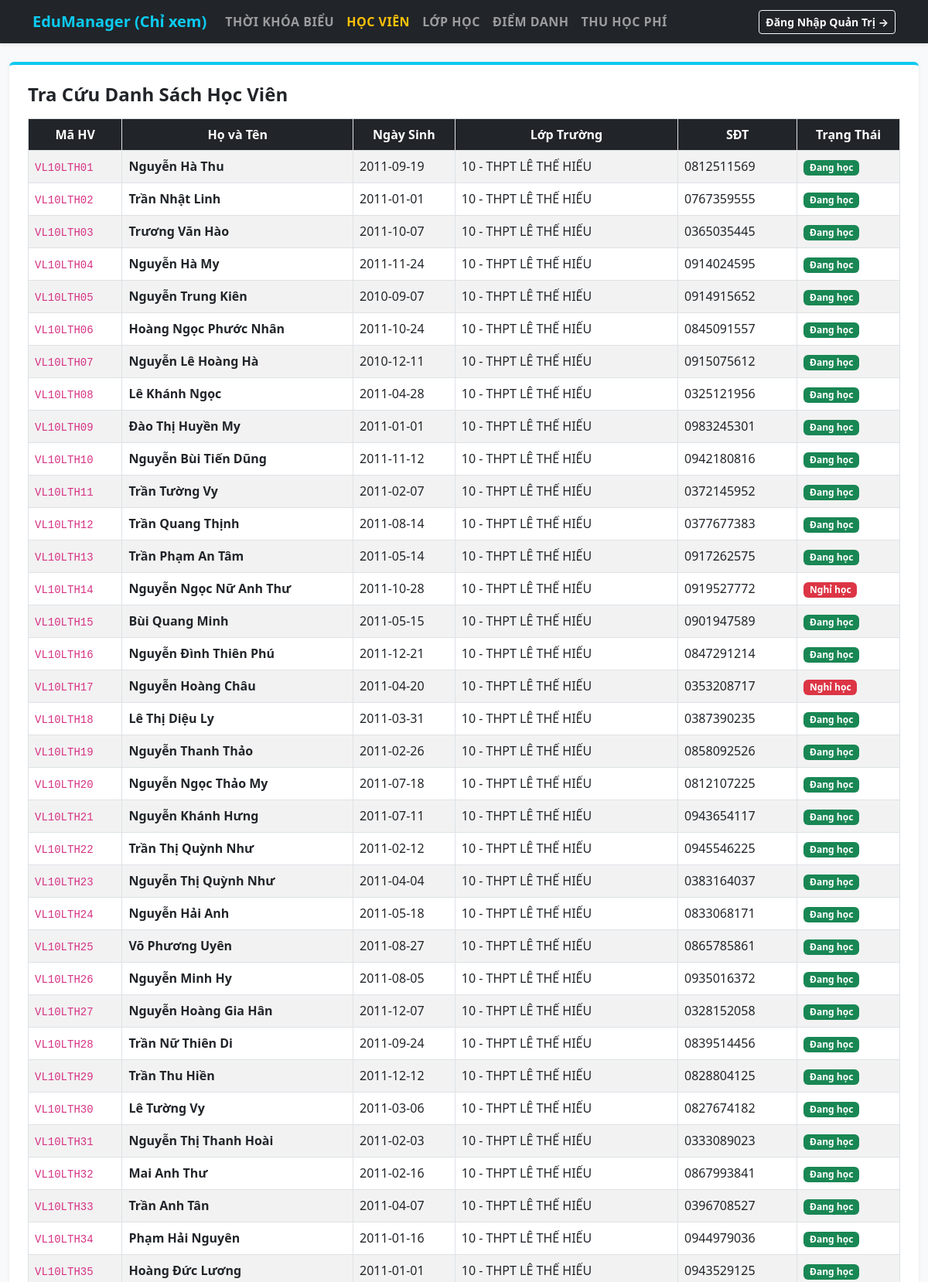
The app's page /?page=hocvien (upper part) with its own data.
### tables this page shows
CREATE TABLE hoc_vien (
                id INTEGER PRIMARY KEY AUTOINCREMENT,
                ma_hv TEXT UNIQUE,
                ho_ten TEXT,
                ngay_sinh TEXT,
                lop_truong TEXT,
                so_dien_thoai TEXT,
                ngay_bat_dau TEXT,
                trang_thai TEXT DEFAULT 'Đang học'
            );

### app.py (the view)
@app.route('/')
def index():
    page = request.args.get('page', 'tkb')
    conn = get_db()
    cursor = conn.cursor()
    all_classes = [dict(row) for row in cursor.execute("SELECT * FROM lop_hoc ORDER BY id DESC").fetchall()]
    cai_dat_ca_hoc = [dict(row) for row in cursor.execute("SELECT * FROM cai_dat_ca_hoc ORDER BY ca_id ASC").fetchall()]
    tkb_data = {}
    for row in cursor.execute("SELECT thu, ca_id, noi_dung FROM thoi_khoa_bieu").fetchall():
        tkb_data[(row['thu'], row['ca_id'])] = row['noi_dung'] or ''
    students = [dict(row) for row in cursor.execute("SELECT * FROM hoc_vien ORDER BY ma_hv ASC").fetchall()]
    class_students_map = {}
    for c in all_classes:
        ml = c['ma_lop']
        cur_hs = cursor.execute("""
            SELECT hv.* FROM hoc_vien hv
            JOIN hoc_vien_lop hvl ON hv.ma_hv = hvl.ma_hv
            WHERE hvl.ma_lop = ?
            ORDER BY hv.ma_hv ASC
        """, (ml,)).fetchall()
        class_students_map[ml] = [dict(h) for h in cur_hs]
    sel_lop = request.args.get('filter_lop', (all_classes[0]['ma_lop'] if all_classes else ''))
    f_thang_input = request.args.get('filter_thang', datetime.now().strftime('%Y-%m'))
    try:
        dt_thang = datetime.strptime(f_thang_input, '%Y-%m')
        sel_thang = dt_thang.strftime('%m/%Y')
    except ValueError:
        sel_thang = datetime.now().strftime('%m/%Y')
    dd_students = []
    saved_dates = {f'ngay_{i}': '--/--' for i in range(1, 9)}
    attendance_map = {}
    if sel_lop:
        cur_dd_st = cursor.execute("""
            SELECT hv.* FROM hoc_vien hv
            JOIN hoc_vien_lop hvl ON hv.ma_hv = hvl.ma_hv
            WHERE hvl.ma_lop = ? AND hv.trang_thai = 'Đang học'
            ORDER BY hv.ma_hv ASC
        """, (sel_lop,)).fetchall()
        dd_students = [dict(r) for r in cur_dd_st]
        row_ngay = cursor.execute("SELECT * FROM ngay_hoc WHERE ma_lop = ? AND thang = ?", (sel_lop, sel_thang)).fetchone()
        if row_ngay:
            saved_dates = dict(row_ngay)
        for shv in dd_students:
            r_dd = cursor.execute("SELECT trang_thai FROM diem_danh WHERE ma_hv = ? AND ma_lop = ? AND ngay_diem_danh = ?", (shv['ma_hv'], sel_lop, sel_thang)).fetchone()
            if r_dd and r_dd['trang_thai']:
                attendance_map[shv['ma_hv']] = r_dd['trang_thai'].split(',')
            else:
                attendance_map[shv['ma_hv']] = ['', '', '', '', '', '', '', '']
    fee_lop = request.args.get('fee_lop', (all_classes[0]['ma_lop'] if all_classes else ''))
    fee_thang_input = request.args.get('fee_thang', datetime.now().strftime('%Y-%m'))
    try:
        dt_f = datetime.strptime(fee_thang_input, '%Y-%m')
        fee_thang = dt_f.strftime('%m/%Y')
    except ValueError:
        fee_thang = datetime.now().strftime('%m/%Y')
    records = []
    if fee_lop:
        cur_rec = cursor.execute("""
            SELECT hv.ma_hv, hv.ho_ten,
                   IFNULL(thp.hoc_phi_phai_dong, lh.hoc_phi) as hoc_phi_phai_dong,
                   IFNULL(thp.da_dong, 0) as da_dong,
                   thp.hinh_thuc
            FROM hoc_vien hv
            JOIN hoc_vien_lop hvl ON hv.ma_hv = hvl.ma_hv
            JOIN lop_hoc lh ON hvl.ma_lop = lh.ma_lop
            LEFT JOIN thu_hoc_phi thp ON hv.ma_hv = thp.ma_hv AND thp.ma_lop = ? AND thp.thang_thu = ?
            WHERE hvl.ma_lop = ? AND hv.trang_thai = 'Đang học'
            ORDER BY hv.ma_hv ASC
        """, (fee_lop, fee_thang, fee_lop)).fetchall()
        records = [dict(r) for r in cur_rec]
    conn.close()
    return render_template(
        'index.html',
        page=page,
        all_classes=all_classes,
        cai_dat_ca_hoc=cai_dat_ca_hoc,
        thu_trong_tuan=THU_TRONG_TUAN,
        tkb_data=tkb_data,
        students=students,
        class_students_map=class_students_map,
        sel_lop=sel_lop,
        f_thang_input=f_thang_input,
        sel_thang=sel_thang,
        saved_dates=saved_dates,
        attendance_map=attendance_map,
        fee_lop=fee_lop,
        fee_thang_input=fee_thang_input,
        records=records
    )

### database.py (called while the page is built)
def get_db():
    conn = sqlite3.connect(DB_PATH)
    conn.row_factory = sqlite3.Row
    return conn

### templates/index.html (shortened to what this page needs)
<!DOCTYPE html>
<html lang="vi">
<head>
    <link href="https://cdn.jsdelivr.net/npm/bootstrap@5.3.0/dist/css/bootstrap.min.css" rel="stylesheet">
</head>
<body class="bg-light">
    <nav class="navbar navbar-expand-lg navbar-dark bg-dark shadow-sm">
        <div class="container">
            <a class="navbar-brand text-info fw-bold" href="{{ url_for('index') }}">EduManager (Chỉ xem)</a>
            <div class="collapse navbar-collapse" id="navMenu">
                <ul class="navbar-nav me-auto">
                    <li class="nav-item"><a class="nav-link {% if page=='tkb' %}active text-warning{% endif %}" href="{{ url_for('index', page='tkb') }}">Thời Khóa Biểu</a></li>
                    <li class="nav-item"><a class="nav-link {% if page=='hocvien' %}active text-warning{% endif %}" href="{{ url_for('index', page='hocvien') }}">Học Viên</a></li>
                    <li class="nav-item"><a class="nav-link {% if page=='lophoc' %}active text-warning{% endif %}" href="{{ url_for('index', page='lophoc') }}">Lớp Học</a></li>
                    <li class="nav-item"><a class="nav-link {% if page=='diemdanh' %}active text-warning{% endif %}" href="{{ url_for('index', page='diemdanh') }}">Điểm Danh</a></li>
                    <li class="nav-item"><a class="nav-link {% if page=='hocphi' %}active text-warning{% endif %}" href="{{ url_for('index', page='hocphi') }}">Thu Học Phí</a></li>
                </ul>
                <a href="{{ url_for('admin') }}" class="btn btn-outline-light btn-sm fw-bold">Đăng Nhập Quản Trị &rarr;</a>
            </div>
        </div>
    </nav>
    <div class="container mt-4 mb-5" style="max-width: 1350px;">
        <div class="bg-white p-4 rounded shadow-sm border-top border-info border-4">
            {% if page == 'tkb' %}
                <h3 class="text-center fw-bold mb-4 text-uppercase text-dark">Thời Khóa Biểu Giảng Dạy</h3>
                <div class="table-responsive">
                    <table class="table-tkb">
                        <thead>
                            <tr>
                                <th style="width: 6%;">Buổi</th><th style="width: 12%;">Thời gian</th>
                                {% for thu_id, t in thu_trong_tuan.items() %}
                                    <th style="width: 11%;">{{ t }}</th>
                                {% endfor %}
                            </tr>
                        </thead>
                        <tbody>
                            {% for info in cai_dat_ca_hoc %}
                                {% set ca_id = info['ca_id'] %}
                                <tr style="background-color: {{ info['mau_sac'] }};">
                                    {% if loop.index0 == 0 %}<td rowspan="2" class="fw-bold bg-white text-dark border-end-0">SÁNG</td>{% endif %}
                                    {% if loop.index0 == 2 %}<td rowspan="2" class="fw-bold bg-white text-dark border-end-0">CHIỀU</td>{% endif %}
                                    {% if loop.index0 == 4 %}<td class="fw-bold bg-white text-dark border-end-0">TỐI</td>{% endif %}
                                    <td class="fw-bold bg-light text-dark">
                                        <span class="badge bg-secondary px-2 py-1 fs-6 shadow-sm">{{ info['thoi_gian'] }}</span>
                                    </td>
                                    {% for thu_id in range(2, 9) %}
                                        {% set content = tkb_data.get((thu_id, ca_id), '') %}
                                        {% set class_highlight = 'cell-filled' if content else '' %}
                                        <td>
                                            <div class="h-100 d-flex align-items-center justify-content-center p-1 {{ class_highlight }}">
                                                {{ content | replace('\n', '<br>') | safe }}
                                            </div>
                                        </td>
                                    {% endfor %}
                                </tr>
                            {% endfor %}
                        </tbody>
                    </table>
                </div>
            {% elif page == 'hocvien' %}
                <h4 class="fw-bold mb-3">Tra Cứu Danh Sách Học Viên</h4>
                <div class="table-responsive">
                    <table class="table table-striped table-bordered align-middle table-readonly">
                        <thead>
                            <tr><th>Mã HV</th><th>Họ và Tên</th><th>Ngày Sinh</th><th>Lớp Trường</th><th>SĐT</th><th>Trạng Thái</th></tr>
                        </thead>
                        <tbody>
                            {% for hv in students %}
                            <tr>
                                <td><code>{{ hv['ma_hv'] }}</code></td>
                                <td><strong>{{ hv['ho_ten'] }}</strong></td>
                                <td>{{ hv['ngay_sinh'] or '' }}</td>
                                <td>{{ hv['lop_truong'] or '' }}</td>
                                <td>{{ hv['so_dien_thoai'] or '' }}</td>
                                <td><span class="badge bg-{{ 'success' if hv['trang_thai']=='Đang học' else 'danger' }}">{{ hv['trang_thai'] }}</span></td>
                            </tr>
                            {% endfor %}
                        </tbody>
                    </table>
                </div>
            {% endif %}
        </div>
    </div>
</body>
</html>

### templates/index.html (style rules this page uses)
.nav-link { font-weight: 600; text-transform: uppercase; letter-spacing: 0.5px; }
.table-readonly th { background-color: #212529; color: white; text-align: center; }

### records on screen
hoc_vien: ma_hv "VL10LTH01", ho_ten "Nguyễn Hà Thu", ngay_sinh "2011-09-19", lop_truong "10 - THPT LÊ THẾ HIẾU", so_dien_thoai "0812511569", trang_thai "Đang học"
hoc_vien: ma_hv "VL10LTH02", ho_ten "Trần Nhật Linh", ngay_sinh "2011-01-01", lop_truong "10 - THPT LÊ THẾ HIẾU", so_dien_thoai "0767359555", trang_thai "Đang học"
hoc_vien: ma_hv "VL10LTH03", ho_ten "Trương Văn Hào", ngay_sinh "2011-10-07", lop_truong "10 - THPT LÊ THẾ HIẾU", so_dien_thoai "0365035445", trang_thai "Đang học"
hoc_vien: ma_hv "VL10LTH04", ho_ten "Nguyễn Hà My", ngay_sinh "2011-11-24", lop_truong "10 - THPT LÊ THẾ HIẾU", so_dien_thoai "0914024595", trang_thai "Đang học"
hoc_vien: ma_hv "VL10LTH05", ho_ten "Nguyễn Trung Kiên", ngay_sinh "2010-09-07", lop_truong "10 - THPT LÊ THẾ HIẾU", so_dien_thoai "0914915652", trang_thai "Đang học"
hoc_vien: ma_hv "VL10LTH06", ho_ten "Hoàng Ngọc Phước Nhân", ngay_sinh "2011-10-24", lop_truong "10 - THPT LÊ THẾ HIẾU", so_dien_thoai "0845091557", trang_thai "Đang học"
hoc_vien: ma_hv "VL10LTH07", ho_ten "Nguyễn Lê Hoàng Hà", ngay_sinh "2010-12-11", lop_truong "10 - THPT LÊ THẾ HIẾU", so_dien_thoai "0915075612", trang_thai "Đang học"
hoc_vien: ma_hv "VL10LTH08", ho_ten "Lê Khánh Ngọc", ngay_sinh "2011-04-28", lop_truong "10 - THPT LÊ THẾ HIẾU", so_dien_thoai "0325121956", trang_thai "Đang học"
hoc_vien: ma_hv "VL10LTH09", ho_ten "Đào Thị Huyền My", ngay_sinh "2011-01-01", lop_truong "10 - THPT LÊ THẾ HIẾU", so_dien_thoai "0983245301", trang_thai "Đang học"
hoc_vien: ma_hv "VL10LTH10", ho_ten "Nguyễn Bùi Tiến Dũng", ngay_sinh "2011-11-12", lop_truong "10 - THPT LÊ THẾ HIẾU", so_dien_thoai "0942180816", trang_thai "Đang học"
hoc_vien: ma_hv "VL10LTH11", ho_ten "Trần Tường Vy", ngay_sinh "2011-02-07", lop_truong "10 - THPT LÊ THẾ HIẾU", so_dien_thoai "0372145952", trang_thai "Đang học"
hoc_vien: ma_hv "VL10LTH12", ho_ten "Trần Quang Thịnh", ngay_sinh "2011-08-14", lop_truong "10 - THPT LÊ THẾ HIẾU", so_dien_thoai "0377677383", trang_thai "Đang học"
hoc_vien: ma_hv "VL10LTH13", ho_ten "Trần Phạm An Tâm", ngay_sinh "2011-05-14", lop_truong "10 - THPT LÊ THẾ HIẾU", so_dien_thoai "0917262575", trang_thai "Đang học"
hoc_vien: ma_hv "VL10LTH14", ho_ten "Nguyễn Ngọc Nữ Anh Thư", ngay_sinh "2011-10-28", lop_truong "10 - THPT LÊ THẾ HIẾU", so_dien_thoai "0919527772", trang_thai "Nghỉ học"
hoc_vien: ma_hv "VL10LTH15", ho_ten "Bùi Quang Minh", ngay_sinh "2011-05-15", lop_truong "10 - THPT LÊ THẾ HIẾU", so_dien_thoai "0901947589", trang_thai "Đang học"
hoc_vien: ma_hv "VL10LTH16", ho_ten "Nguyễn Đình Thiên Phú", ngay_sinh "2011-12-21", lop_truong "10 - THPT LÊ THẾ HIẾU", so_dien_thoai "0847291214", trang_thai "Đang học"
hoc_vien: ma_hv "VL10LTH17", ho_ten "Nguyễn Hoàng Châu", ngay_sinh "2011-04-20", lop_truong "10 - THPT LÊ THẾ HIẾU", so_dien_thoai "0353208717", trang_thai "Nghỉ học"
hoc_vien: ma_hv "VL10LTH18", ho_ten "Lê Thị Diệu Ly", ngay_sinh "2011-03-31", lop_truong "10 - THPT LÊ THẾ HIẾU", so_dien_thoai "0387390235", trang_thai "Đang học"
hoc_vien: ma_hv "VL10LTH19", ho_ten "Nguyễn Thanh Thảo", ngay_sinh "2011-02-26", lop_truong "10 - THPT LÊ THẾ HIẾU", so_dien_thoai "0858092526", trang_thai "Đang học"
hoc_vien: ma_hv "VL10LTH20", ho_ten "Nguyễn Ngọc Thảo My", ngay_sinh "2011-07-18", lop_truong "10 - THPT LÊ THẾ HIẾU", so_dien_thoai "0812107225", trang_thai "Đang học"
hoc_vien: ma_hv "VL10LTH21", ho_ten "Nguyễn Khánh Hưng", ngay_sinh "2011-07-11", lop_truong "10 - THPT LÊ THẾ HIẾU", so_dien_thoai "0943654117", trang_thai "Đang học"
hoc_vien: ma_hv "VL10LTH22", ho_ten "Trần Thị Quỳnh Như", ngay_sinh "2011-02-12", lop_truong "10 - THPT LÊ THẾ HIẾU", so_dien_thoai "0945546225", trang_thai "Đang học"
hoc_vien: ma_hv "VL10LTH23", ho_ten "Nguyễn Thị Quỳnh Như", ngay_sinh "2011-04-04", lop_truong "10 - THPT LÊ THẾ HIẾU", so_dien_thoai "0383164037", trang_thai "Đang học"
hoc_vien: ma_hv "VL10LTH24", ho_ten "Nguyễn Hải Anh", ngay_sinh "2011-05-18", lop_truong "10 - THPT LÊ THẾ HIẾU", so_dien_thoai "0833068171", trang_thai "Đang học"
hoc_vien: ma_hv "VL10LTH25", ho_ten "Võ Phương Uyên", ngay_sinh "2011-08-27", lop_truong "10 - THPT LÊ THẾ HIẾU", so_dien_thoai "0865785861", trang_thai "Đang học"
hoc_vien: ma_hv "VL10LTH26", ho_ten "Nguyễn Minh Hy", ngay_sinh "2011-08-05", lop_truong "10 - THPT LÊ THẾ HIẾU", so_dien_thoai "0935016372", trang_thai "Đang học"
hoc_vien: ma_hv "VL10LTH27", ho_ten "Nguyễn Hoàng Gia Hân", ngay_sinh "2011-12-07", lop_truong "10 - THPT LÊ THẾ HIẾU", so_dien_thoai "0328152058", trang_thai "Đang học"
hoc_vien: ma_hv "VL10LTH28", ho_ten "Trần Nữ Thiên Di", ngay_sinh "2011-09-24", lop_truong "10 - THPT LÊ THẾ HIẾU", so_dien_thoai "0839514456", trang_thai "Đang học"
hoc_vien: ma_hv "VL10LTH29", ho_ten "Trần Thu Hiền", ngay_sinh "2011-12-12", lop_truong "10 - THPT LÊ THẾ HIẾU", so_dien_thoai "0828804125", trang_thai "Đang học"
hoc_vien: ma_hv "VL10LTH30", ho_ten "Lê Tường Vy", ngay_sinh "2011-03-06", lop_truong "10 - THPT LÊ THẾ HIẾU", so_dien_thoai "0827674182", trang_thai "Đang học"
hoc_vien: ma_hv "VL10LTH31", ho_ten "Nguyễn Thị Thanh Hoài", ngay_sinh "2011-02-03", lop_truong "10 - THPT LÊ THẾ HIẾU", so_dien_thoai "0333089023", trang_thai "Đang học"
hoc_vien: ma_hv "VL10LTH32", ho_ten "Mai Anh Thư", ngay_sinh "2011-02-16", lop_truong "10 - THPT LÊ THẾ HIẾU", so_dien_thoai "0867993841", trang_thai "Đang học"
hoc_vien: ma_hv "VL10LTH33", ho_ten "Trần Anh Tân", ngay_sinh "2011-04-07", lop_truong "10 - THPT LÊ THẾ HIẾU", so_dien_thoai "0396708527", trang_thai "Đang học"
hoc_vien: ma_hv "VL10LTH34", ho_ten "Phạm Hải Nguyên", ngay_sinh "2011-01-16", lop_truong "10 - THPT LÊ THẾ HIẾU", so_dien_thoai "0944979036", trang_thai "Đang học"
hoc_vien: ma_hv "VL10LTH35", ho_ten "Hoàng Đức Lương", ngay_sinh "2011-01-01", lop_truong "10 - THPT LÊ THẾ HIẾU", so_dien_thoai "0943529125", trang_thai "Đang học"
